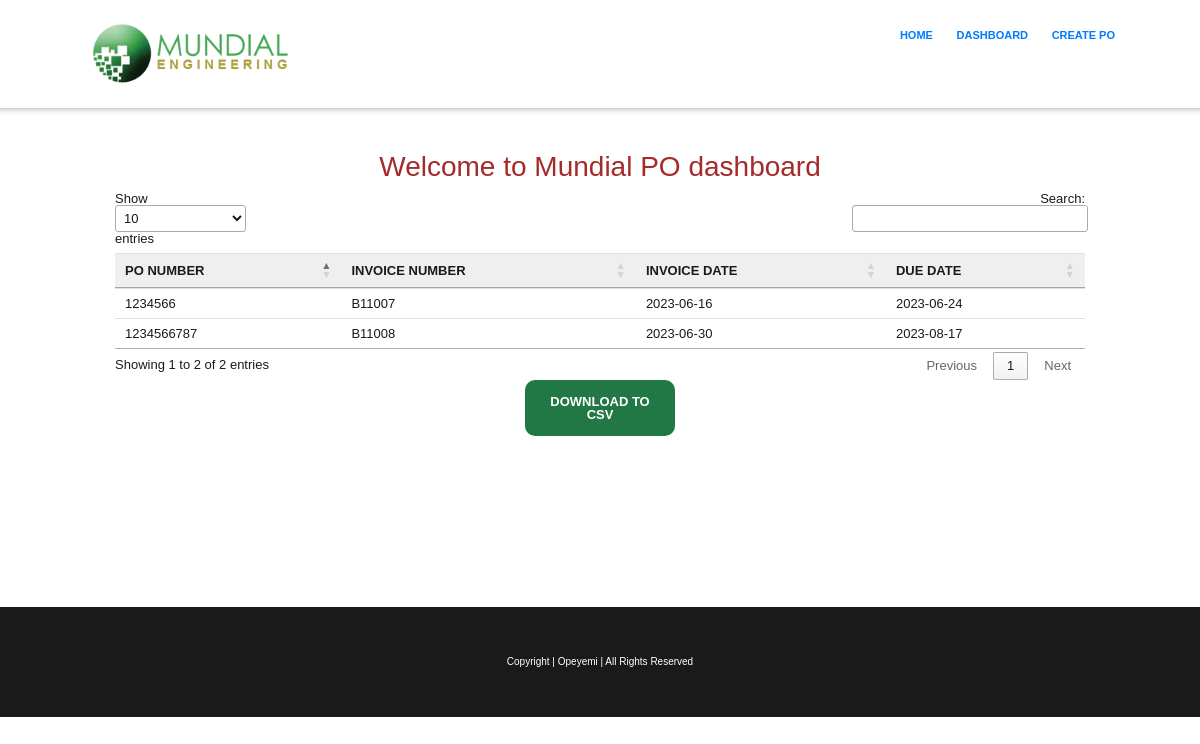
Page /dashboard on the earlier database version.
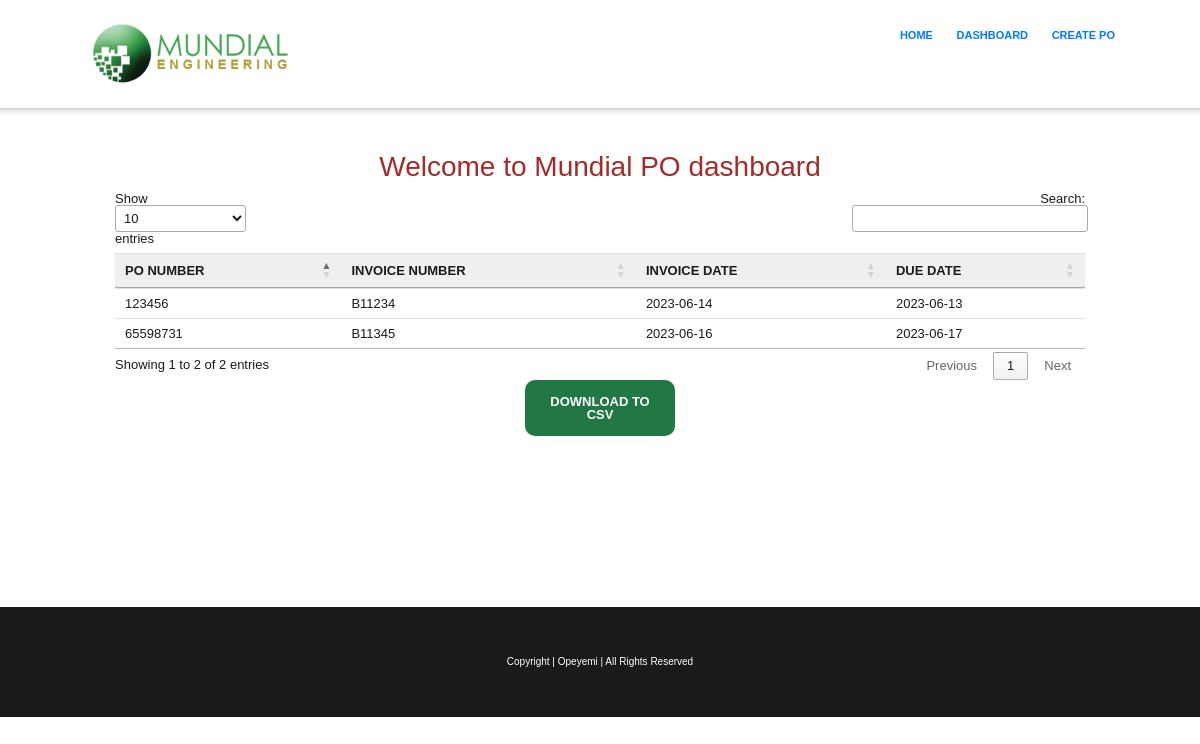
Same page on the later database version.
### files/models.py (models this page shows)
class Record(db.Model):
    id = db.Column(db.Integer,primary_key=True)
    po_number = db.Column(db.String(15))
    invoice_date = db.Column(db.Date)
    due_date = db.Column(db.Date)
    invoice_number = db.Column(db.String(10),unique=True)
    date = db.Column(db.DateTime(timezone=True),default=func.now())

### files/views.py (the view)
@views.route('/dashboard')
def dashboard():
    record = Record.query.all()
    return render_template('dashboard.html', data=record)

### files/templates/dashboard.html (shortened to what this page needs)
{% extends 'base.html' %}
{% block content %}
  <div class="container">
    <h3 style="color: brown; text-align: center;">Welcome to Mundial PO dashboard</h3>
    <table class="table table-fluid" id="myTable">
      <thead>
        <tr>
          <th>PO NUMBER</th>
          <th>INVOICE NUMBER</th>
          <th>INVOICE DATE</th>
          <th>DUE DATE</th>
        </tr>
      </thead>
      <tbody>
          {% for row in data %}
          <tr>
            <td>{{row['po_number']}}</td>
            <td>{{row['invoice_number']}}</td>
            <td>{{row['invoice_date']}}</td>
            <td>{{row['due_date']}}</td>
          </tr>
          {% endfor %}
      </tbody>
    </table>
  </div>
  <div class="inputWrapper ctaWrapper">
    <a class="cta green" href="/download">
      Download to csv
    </a>
  </div >
{% endblock %}

### files/templates/base.html (shortened to what this page needs)
<html>
  <head>
    <link rel="stylesheet" type="text/css" href="static/app.css" />
    <link rel="stylesheet" href="https://stackpath.bootstrapcdn.com/bootstrap/4.2.1/css/bootstrap.min.css">
  <link rel="stylesheet" href="https://cdn.datatables.net/1.10.19/css/jquery.dataTables.min.css">
  </head>
  <body>
    <div class="wrapper">
      <div class="header">
        <a class="logo" href="/">
          <img src="static/mundial_logo.png" alt="Logo" />
        </a>
        <ul class="menu">
          <li> <a href="/">HOME</a> </li>
          <li class="">
            <a href="/dashboard">DASHBOARD</a>
          </li>
          <li class="">
            <a href="/create_po">CREATE PO</a>
          </li>
        </ul>
        <div class="clear"></div>
      </div>
      <div class="content">
        {% block content %}
        {% endblock %}
      </div>
      <div class="footer">
        <div class="copyright">Copyright | Opeyemi | All Rights Reserved</div>
      </div>
    </div>
  </body>
</html>

### files/static/app.css (style rules this page uses)
body,h1,h2,div,span,header,footer,img,a,a:hover,a:active,a:visited,table,tr,td,th,form,input,button,select,textarea { line-height: 100%; padding: 0; margin: 0; font-family:"Calibri", sans-serif; font-size: 13px; font-weight: normal; text-decoration: none; color: #1a1a1a; border-width: 0; }
.clear { float: none; width: 100%; height: 1px; }
.header { background-color: #fff; border-width: 0 0 1px 0; border-style: solid; border-color: #fff; box-shadow: 0 -25px 11px 20px #000; position: fixed; top: 0; left: 0; width: 100%; padding: 20px 0; min-width: 1200px; }
.header ul { list-style-type: none; text-align: right; padding: 0 75px; float: right; }
.header ul li { display: inline-block; padding: 10px 10px 0 10px; }
.header ul li a { text-transform: uppercase; font-weight: 900 !important; font-size: 11px; }
.header .logo { text-align: left; padding: 0 0 0 90px; float: left; }
.header .logo img { width: 200px; }
.content { margin-top: 150px; width: 1000px; margin: 150px auto; }
.footer { width: 100%; background-color: #1a1a1a; padding: 50px 0; text-align: center; border-width: 1px 0 0 0; border-color: #fff; border-style: solid; }
.footer .copyright { color: #fff; font-size: 10px; }
.ctaWrapper { text-align: center; }
.cta,a.cta:hover,a.cta:active,a.cta:visited,button.cta:hover,button.cta:active,button.cta:visited { background-color: #1a1a1a; color: #fff; border-radius: 10px; text-transform: uppercase; font-weight: bold; text-align: center; display: inline-block; padding: 15px; width: 150px; cursor: pointer; }
.cta.green { background-color: #217844 !important; }
.inputWrapper { padding: 0 0 20px 0; }
table { width: 100%; }
tr { width: 100%; }
th { text-transform: uppercase; font-weight: bold; padding: 10px; border-color: #000; border-style: dotted; padding: 10px; margin: 0 0 10px 0; background-color: #efefef; }
td { padding: 5px; }

Differences in the rows shown:
changed Record (number 1 of 2 on the later page): po_number "1234566" → "123456"; invoice_number "B11007" → "B11234"; invoice_date "2023-06-16" → "2023-06-14"; due_date "2023-06-24" → "2023-06-13"
changed Record (number 2 of 2 on the later page): po_number "1234566787" → "65598731"; invoice_number "B11008" → "B11345"; invoice_date "2023-06-30" → "2023-06-16"; due_date "2023-08-17" → "2023-06-17"
